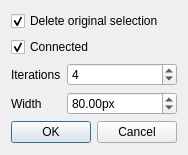
<?xml version="1.0" encoding="UTF-8"?>
<ui version="4.0">
 <class>Dialog</class>
 <widget class="QDialog" name="Dialog">
  <property name="geometry">
   <rect>
    <x>0</x>
    <y>0</y>
    <width>184</width>
    <height>155</height>
   </rect>
  </property>
  <property name="windowTitle">
   <string>Concentric Frames</string>
  </property>
  <layout class="QGridLayout" name="gridLayout">
   <item row="4" column="1">
    <widget class="QDoubleSpinBox" name="spin_distance">
     <property name="suffix">
      <string>px</string>
     </property>
     <property name="maximum">
      <double>8192.000000000000000</double>
     </property>
     <property name="value">
      <double>80.000000000000000</double>
     </property>
    </widget>
   </item>
   <item row="4" column="0">
    <widget class="QLabel" name="label_2">
     <property name="sizePolicy">
      <sizepolicy hsizetype="Fixed" vsizetype="Preferred">
       <horstretch>0</horstretch>
       <verstretch>0</verstretch>
      </sizepolicy>
     </property>
     <property name="text">
      <string>Width</string>
     </property>
    </widget>
   </item>
   <item row="3" column="0">
    <widget class="QLabel" name="label">
     <property name="sizePolicy">
      <sizepolicy hsizetype="Fixed" vsizetype="Preferred">
       <horstretch>0</horstretch>
       <verstretch>0</verstretch>
      </sizepolicy>
     </property>
     <property name="text">
      <string>Iterations</string>
     </property>
    </widget>
   </item>
   <item row="1" column="0" colspan="2">
    <widget class="QCheckBox" name="check_connected">
     <property name="text">
      <string>Connected</string>
     </property>
     <property name="checked">
      <bool>true</bool>
     </property>
    </widget>
   </item>
   <item row="5" column="0" colspan="2">
    <widget class="QDialogButtonBox" name="buttonBox">
     <property name="orientation">
      <enum>Qt::Horizontal</enum>
     </property>
     <property name="standardButtons">
      <set>QDialogButtonBox::Cancel|QDialogButtonBox::Ok</set>
     </property>
    </widget>
   </item>
   <item row="3" column="1">
    <widget class="QSpinBox" name="spin_iterations">
     <property name="minimum">
      <number>1</number>
     </property>
     <property name="maximum">
      <number>64</number>
     </property>
     <property name="value">
      <number>4</number>
     </property>
    </widget>
   </item>
   <item row="0" column="0" colspan="2">
    <widget class="QCheckBox" name="check_delete_original">
     <property name="text">
      <string>Delete original selection</string>
     </property>
     <property name="checked">
      <bool>true</bool>
     </property>
    </widget>
   </item>
  </layout>
 </widget>
 <resources/>
 <connections>
  <connection>
   <sender>buttonBox</sender>
   <signal>accepted()</signal>
   <receiver>Dialog</receiver>
   <slot>accept()</slot>
   <hints>
    <hint type="sourcelabel">
     <x>248</x>
     <y>254</y>
    </hint>
    <hint type="destinationlabel">
     <x>157</x>
     <y>274</y>
    </hint>
   </hints>
  </connection>
  <connection>
   <sender>buttonBox</sender>
   <signal>rejected()</signal>
   <receiver>Dialog</receiver>
   <slot>reject()</slot>
   <hints>
    <hint type="sourcelabel">
     <x>316</x>
     <y>260</y>
    </hint>
    <hint type="destinationlabel">
     <x>286</x>
     <y>274</y>
    </hint>
   </hints>
  </connection>
 </connections>
</ui>
